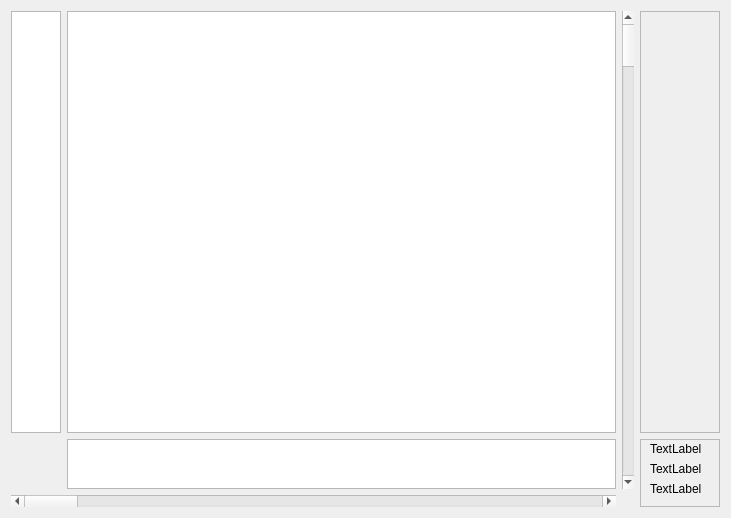
<ui version="4.0" >
 <class>CFrame</class>
 <widget class="QWidget" name="CFrame" >
  <property name="geometry" >
   <rect>
    <x>0</x>
    <y>0</y>
    <width>731</width>
    <height>518</height>
   </rect>
  </property>
  <property name="windowTitle" >
   <string>Form</string>
  </property>
  <layout class="QHBoxLayout" name="horizontalLayout" >
   <item>
    <layout class="QGridLayout" name="gridLayout" >
     <item row="0" column="0" >
      <widget class="Coordinate" name="ycoordinate" >
       <property name="minimumSize" >
        <size>
         <width>50</width>
         <height>0</height>
        </size>
       </property>
       <property name="maximumSize" >
        <size>
         <width>50</width>
         <height>16777215</height>
        </size>
       </property>
      </widget>
     </item>
     <item row="0" column="1" >
      <widget class="ContourView" name="view" />
     </item>
     <item rowspan="2" row="0" column="2" >
      <widget class="QScrollBar" name="verticalScrollBar" >
       <property name="maximumSize" >
        <size>
         <width>12</width>
         <height>16777215</height>
        </size>
       </property>
       <property name="orientation" >
        <enum>Qt::Vertical</enum>
       </property>
      </widget>
     </item>
     <item row="0" column="3" >
      <widget class="ColorRuler" name="colorFrame" >
       <property name="minimumSize" >
        <size>
         <width>80</width>
         <height>0</height>
        </size>
       </property>
       <property name="frameShape" >
        <enum>QFrame::StyledPanel</enum>
       </property>
       <property name="frameShadow" >
        <enum>QFrame::Raised</enum>
       </property>
      </widget>
     </item>
     <item row="1" column="1" >
      <widget class="Coordinate" name="xcoordinate" >
       <property name="minimumSize" >
        <size>
         <width>0</width>
         <height>50</height>
        </size>
       </property>
       <property name="maximumSize" >
        <size>
         <width>16777215</width>
         <height>50</height>
        </size>
       </property>
      </widget>
     </item>
     <item row="2" column="0" colspan="2" >
      <widget class="QScrollBar" name="horizontalScrollBar" >
       <property name="maximumSize" >
        <size>
         <width>16777215</width>
         <height>12</height>
        </size>
       </property>
       <property name="orientation" >
        <enum>Qt::Horizontal</enum>
       </property>
      </widget>
     </item>
     <item rowspan="2" row="1" column="3" >
      <widget class="QFrame" name="labelFrame" >
       <property name="frameShape" >
        <enum>QFrame::StyledPanel</enum>
       </property>
       <property name="frameShadow" >
        <enum>QFrame::Raised</enum>
       </property>
       <widget class="QLabel" name="iLabel" >
        <property name="geometry" >
         <rect>
          <x>10</x>
          <y>0</y>
          <width>59</width>
          <height>19</height>
         </rect>
        </property>
        <property name="text" >
         <string>TextLabel</string>
        </property>
       </widget>
       <widget class="QLabel" name="jLabel" >
        <property name="geometry" >
         <rect>
          <x>10</x>
          <y>20</y>
          <width>59</width>
          <height>19</height>
         </rect>
        </property>
        <property name="text" >
         <string>TextLabel</string>
        </property>
       </widget>
       <widget class="QLabel" name="zLabel" >
        <property name="geometry" >
         <rect>
          <x>10</x>
          <y>40</y>
          <width>59</width>
          <height>19</height>
         </rect>
        </property>
        <property name="text" >
         <string>TextLabel</string>
        </property>
       </widget>
      </widget>
     </item>
    </layout>
   </item>
  </layout>
 </widget>
 <customwidgets>
  <customwidget>
   <class>ContourView</class>
   <extends>QGraphicsView</extends>
   <header>contourview.h</header>
  </customwidget>
  <customwidget>
   <class>Coordinate</class>
   <extends>QGraphicsView</extends>
   <header>coordinate.h</header>
  </customwidget>
  <customwidget>
   <class>ColorRuler</class>
   <extends>QFrame</extends>
   <header>./dialog/colorruler.h</header>
   <container>1</container>
  </customwidget>
 </customwidgets>
 <resources/>
 <connections/>
</ui>
